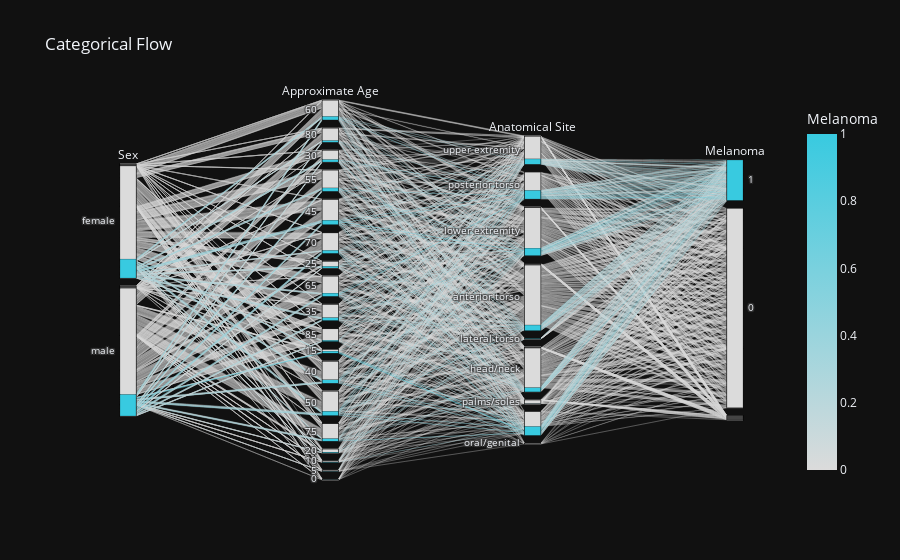

This figure's notebook cell:
### Code cell
parallel_df = df_plot.copy()

undersampled_df = pd.concat([parallel_df.query("melanoma == 1"),resample(parallel_df.query("melanoma == 0"),
                                                                       replace   = False,
#                                                                        n_samples = 584,
                                                                       random_state = 451)
                            ],axis=0)


keep_list = ['sex','age_approx','anatom_site_general','melanoma']
fig = px.parallel_categories(undersampled_df[keep_list],
                              color="melanoma",
                              template='plotly_dark',
                              labels={"age_approx": "Approximate Age","sex": "Sex", 'anatom_site_general':'Anatomical Site','melanoma':'Melanoma'},
                              color_continuous_scale=['#dbdbdb','#38cae0'],
                              title='Categorical Flow'
                             )

fig.update_layout(showlegend=False)
fig.show()

### Figure 1 — Plotly figure (JSON) as saved in the notebook; plotly's stock layout.template omitted (floating-point values rounded to 4 significant figures; data arrays with more than 128 entries replaced by an {"elided": "..."} marker saying what was removed)
{"data": [{"dimensions": [{"label": "Sex", "values": {"elided": "24894 str values"}}, {"label": "Approximate Age", "values": {"elided": "24894 int values"}}, {"label": "Anatomical Site", "values": {"elided": "24894 str values"}}, {"label": "Melanoma", "values": {"elided": "24894 int values"}}], "domain": {"x": [0, 1], "y": [0, 1]}, "line": {"color": {"elided": "24894 int values"}, "coloraxis": "coloraxis"}, "name": "", "type": "parcats"}], "layout": {"coloraxis": {"colorbar": {"title": {"text": "Melanoma"}}, "colorscale": [[0, "#dbdbdb"], [1, "#38cae0"]]}, "legend": {"tracegroupgap": 0}, "showlegend": false, "title": {"text": "Categorical Flow"}}}
